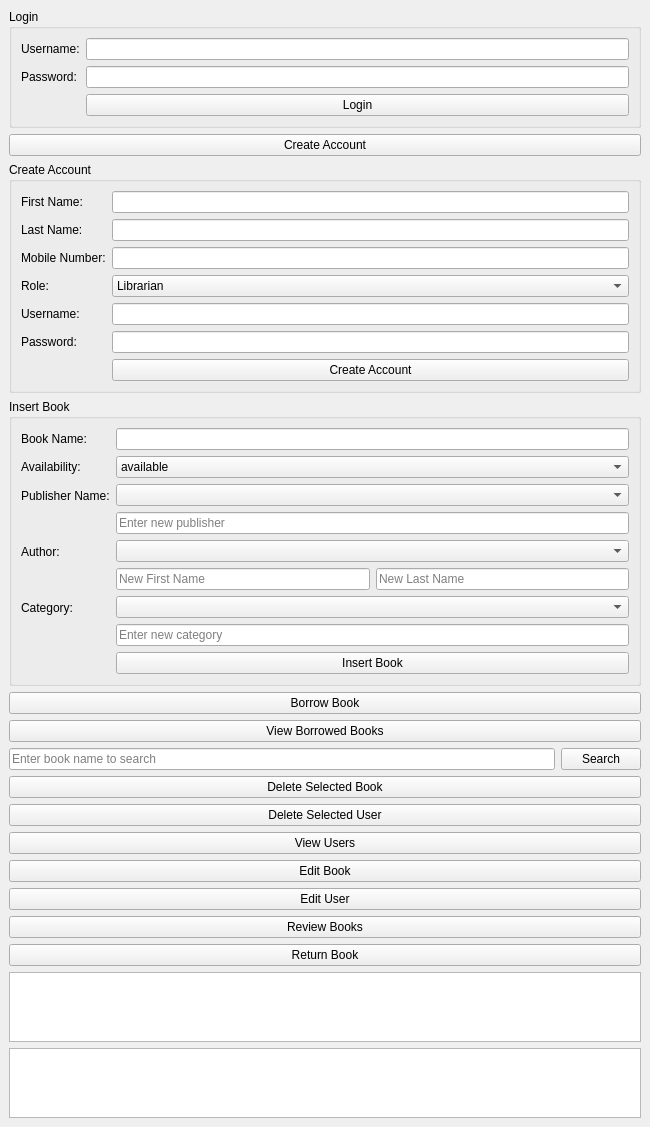
<?xml version="1.0" encoding="UTF-8"?>
<ui version="4.0">
 <class>MainWindow</class>
 <widget class="QMainWindow" name="MainWindow">
  <property name="geometry">
   <rect>
    <x>0</x>
    <y>0</y>
    <width>650</width>
    <height>635</height>
   </rect>
  </property>
  <property name="windowTitle">
   <string>Library Management</string>
  </property>
  <widget class="QWidget" name="centralwidget">
   <layout class="QVBoxLayout" name="verticalLayout">
    <item>
     <widget class="QGroupBox" name="groupBoxLogin">
      <property name="title">
       <string>Login</string>
      </property>
      <layout class="QFormLayout" name="formLayoutLogin">
       <item row="0" column="0">
        <widget class="QLabel" name="labelLoginUsername">
         <property name="text">
          <string>Username:</string>
         </property>
        </widget>
       </item>
       <item row="0" column="1">
        <widget class="QLineEdit" name="lineEditLoginUsername"/>
       </item>
       <item row="1" column="0">
        <widget class="QLabel" name="labelLoginPassword">
         <property name="text">
          <string>Password:</string>
         </property>
        </widget>
       </item>
       <item row="1" column="1">
        <widget class="QLineEdit" name="lineEditLoginPassword">
         <property name="echoMode">
          <enum>QLineEdit::EchoMode::Password</enum>
         </property>
        </widget>
       </item>
       <item row="2" column="1">
        <widget class="QPushButton" name="pushButtonLogin">
         <property name="text">
          <string>Login</string>
         </property>
        </widget>
       </item>
      </layout>
     </widget>
    </item>
    <item>
     <widget class="QPushButton" name="pushButtonShowCreateAccount">
      <property name="text">
       <string>Create Account</string>
      </property>
     </widget>
    </item>
    <item>
     <widget class="QGroupBox" name="groupBoxCreateAccount">
      <property name="title">
       <string>Create Account</string>
      </property>
      <layout class="QFormLayout" name="formLayoutCreateAccount">
       <item row="0" column="0">
        <widget class="QLabel" name="labelFirstName">
         <property name="text">
          <string>First Name:</string>
         </property>
        </widget>
       </item>
       <item row="0" column="1">
        <widget class="QLineEdit" name="lineEditFirstName"/>
       </item>
       <item row="1" column="0">
        <widget class="QLabel" name="labelLastName">
         <property name="text">
          <string>Last Name:</string>
         </property>
        </widget>
       </item>
       <item row="1" column="1">
        <widget class="QLineEdit" name="lineEditLastName"/>
       </item>
       <item row="2" column="0">
        <widget class="QLabel" name="labelMobileNumber">
         <property name="text">
          <string>Mobile Number:</string>
         </property>
        </widget>
       </item>
       <item row="2" column="1">
        <widget class="QLineEdit" name="lineEditMobileNumber"/>
       </item>
       <item row="3" column="0">
        <widget class="QLabel" name="labelRole">
         <property name="text">
          <string>Role:</string>
         </property>
        </widget>
       </item>
       <item row="3" column="1">
        <widget class="QComboBox" name="comboBoxRole">
         <item>
          <property name="text">
           <string>Librarian</string>
          </property>
         </item>
         <item>
          <property name="text">
           <string>Borrower</string>
          </property>
         </item>
        </widget>
       </item>
       <item row="4" column="0">
        <widget class="QLabel" name="labelCreateUsername">
         <property name="text">
          <string>Username:</string>
         </property>
        </widget>
       </item>
       <item row="4" column="1">
        <widget class="QLineEdit" name="lineEditUsername"/>
       </item>
       <item row="5" column="0">
        <widget class="QLabel" name="labelCreatePassword">
         <property name="text">
          <string>Password:</string>
         </property>
        </widget>
       </item>
       <item row="5" column="1">
        <widget class="QLineEdit" name="lineEditPassword">
         <property name="echoMode">
          <enum>QLineEdit::EchoMode::Password</enum>
         </property>
        </widget>
       </item>
       <item row="6" column="1">
        <widget class="QPushButton" name="pushButtonCreateAccount">
         <property name="text">
          <string>Create Account</string>
         </property>
        </widget>
       </item>
      </layout>
     </widget>
    </item>
    <item>
     <widget class="QGroupBox" name="groupBoxInsertBook">
      <property name="visible">
       <bool>false</bool>
      </property>
      <property name="title">
       <string>Insert Book</string>
      </property>
      <layout class="QFormLayout" name="formLayoutInsertBook">
       <item row="0" column="0">
        <widget class="QLabel" name="labelBookName">
         <property name="text">
          <string>Book Name:</string>
         </property>
        </widget>
       </item>
       <item row="0" column="1">
        <widget class="QLineEdit" name="lineEditBookName"/>
       </item>
       <item row="1" column="0">
        <widget class="QLabel" name="labelAvailability">
         <property name="text">
          <string>Availability:</string>
         </property>
        </widget>
       </item>
       <item row="1" column="1">
        <widget class="QComboBox" name="lineEditAvailability_2">
         <item>
          <property name="text">
           <string>available</string>
          </property>
         </item>
         <item>
          <property name="text">
           <string>not available</string>
          </property>
         </item>
        </widget>
       </item>
       <item row="2" column="0">
        <widget class="QLabel" name="labelPublisherId">
         <property name="text">
          <string>Publisher Name:</string>
         </property>
        </widget>
       </item>
      <item row="2" column="1">
 <layout class="QVBoxLayout">
  <item>
   <widget class="QComboBox" name="comboBoxPublisher"/>
  </item>
  <item>
   <widget class="QLineEdit" name="lineEditNewPublisher">
    <property name="placeholderText">
     <string>Enter new publisher</string>
    </property>
   </widget>
  </item>
 </layout>
</item>

 <item row="3" column="0">
 <widget class="QLabel" name="labelAuthorFullName">
  <property name="text">
   <string>Author:</string>
  </property>
 </widget>
</item>
<item row="3" column="1">
 <layout class="QVBoxLayout">
  <item>
   <widget class="QComboBox" name="comboBoxAuthor"/>
  </item>
  <item>
   <layout class="QHBoxLayout">
    <item>
     <widget class="QLineEdit" name="lineEditNewAuthorFirst">
      <property name="placeholderText">
       <string>New First Name</string>
      </property>
      <property name="visible">
       <bool>false</bool>
      </property>
     </widget>
    </item>
    <item>
     <widget class="QLineEdit" name="lineEditNewAuthorLast">
      <property name="placeholderText">
       <string>New Last Name</string>
      </property>
      <property name="visible">
       <bool>false</bool>
      </property>
     </widget>
    </item>
   </layout>
  </item>
 </layout>
</item>

       <item row="5" column="0">
        <widget class="QLabel" name="labelCategoryId">
         <property name="text">
          <string>Category:</string>
         </property>
        </widget>
       </item>
      <item row="5" column="1">
 <layout class="QVBoxLayout">
  <item>
   <widget class="QComboBox" name="comboBoxCategory"/>
  </item>
  <item>
   <widget class="QLineEdit" name="lineEditNewCategory">
    <property name="placeholderText">
     <string>Enter new category</string>
    </property>
   </widget>
  </item>
 </layout>
</item>
       <item row="6" column="1">
        <widget class="QPushButton" name="pushButtonInsert">
         <property name="text">
          <string>Insert Book</string>
         </property>
        </widget>
       </item>
      </layout>
     </widget>
    </item>
    <item>
     <widget class="QPushButton" name="pushButtonBorrow">
      <property name="visible">
       <bool>false</bool>
      </property>
      <property name="text">
       <string>Borrow Book</string>
      </property>
     </widget>
    </item>
    <item>
     <widget class="QPushButton" name="pushButtonViewBorrowed">
      <property name="visible">
       <bool>false</bool>
      </property>
      <property name="text">
       <string>View Borrowed Books</string>
      </property>
     </widget>
    </item>
    <item>
     <layout class="QHBoxLayout">
      <item>
       <widget class="QLineEdit" name="lineEditSearch">
        <property name="placeholderText">
         <string>Enter book name to search</string>
        </property>
       </widget>
      </item>
      <item>
       <widget class="QPushButton" name="pushButtonSearch">
        <property name="text">
         <string>Search</string>
        </property>
       </widget>
      </item>
     </layout>
    </item>
    <item>
     <widget class="QPushButton" name="pushButtonDeleteBook">
      <property name="visible">
       <bool>false</bool>
      </property>
      <property name="text">
       <string>Delete Selected Book</string>
      </property>
     </widget>
    </item>
    <item>
     <widget class="QPushButton" name="pushButtonDeleteUser">
      <property name="visible">
       <bool>false</bool>
      </property>
      <property name="text">
       <string>Delete Selected User</string>
      </property>
     </widget>
    </item>
    <item>
     <widget class="QPushButton" name="pushButtonViewUsers">
      <property name="visible">
       <bool>false</bool>
      </property>
      <property name="text">
       <string>View Users</string>
      </property>
     </widget>
    </item>
    <item>
     <widget class="QPushButton" name="pushButtonEditBook">
      <property name="visible">
       <bool>false</bool>
      </property>
      <property name="text">
       <string>Edit Book</string>
      </property>
     </widget>
    </item>
    <item>
     <widget class="QPushButton" name="pushButtonEditUser">
      <property name="visible">
       <bool>false</bool>
      </property>
      <property name="text">
       <string>Edit User</string>
      </property>
     </widget>
    </item>
    <item>
     <widget class="QPushButton" name="pushButtonReviewBooks">
      <property name="visible">
       <bool>false</bool>
      </property>
      <property name="text">
       <string>Review Books</string>
      </property>
     </widget>
    </item>
    <item>
     <widget class="QPushButton" name="pushButtonReturnBook">
      <property name="visible">
       <bool>false</bool>
      </property>
      <property name="text">
       <string>Return Book</string>
      </property>
     </widget>
    </item>
    <item>
     <widget class="QTableView" name="tableViewBooks"/>
    </item>
    <item>
     <widget class="QTableView" name="tableViewUsers">
      <property name="visible">
       <bool>false</bool>
      </property>
     </widget>
    </item>
   </layout>
  </widget>
 </widget>
 <resources/>
 <connections/>
</ui>
